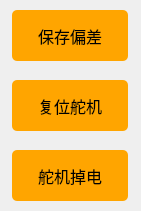
    <widget class="QWidget" name="widget_2" native="true">
     <property name="geometry">
      <rect>
       <x>555</x>
       <y>360</y>
       <width>141</width>
       <height>211</height>
      </rect>
     </property>
     <property name="minimumSize">
      <size>
       <width>141</width>
       <height>211</height>
      </size>
     </property>
     <property name="maximumSize">
      <size>
       <width>141</width>
       <height>211</height>
      </size>
     </property>
     <property name="font">
      <font>
       <family>Arial</family>
       <pointsize>11</pointsize>
      </font>
     </property>
     <property name="styleSheet">
      <string notr="true">#widget_2 {border:1px solid #242424;
border-color: rgb(200, 200, 200);}</string>
     </property>
     <widget class="QPushButton" name="Button_DownloadDeviation">
      <property name="geometry">
       <rect>
        <x>12</x>
        <y>10</y>
        <width>116</width>
        <height>51</height>
       </rect>
      </property>
      <property name="minimumSize">
       <size>
        <width>110</width>
        <height>51</height>
       </size>
      </property>
      <property name="font">
       <font>
        <family>黑体</family>
        <pointsize>12</pointsize>
       </font>
      </property>
      <property name="styleSheet">
       <string notr="true">QPushButton{background-color: rgb(255, 165, 0);}
QPushButton:hover{background-color:  rgb(255, 210, 0);}
QPushButton{border-radius:5px;}</string>
      </property>
      <property name="text">
       <string>保存偏差</string>
      </property>
     </widget>
     <widget class="QPushButton" name="Button_ReSetServos">
      <property name="geometry">
       <rect>
        <x>12</x>
        <y>80</y>
        <width>116</width>
        <height>51</height>
       </rect>
      </property>
      <property name="font">
       <font>
        <family>黑体</family>
        <pointsize>12</pointsize>
       </font>
      </property>
      <property name="styleSheet">
       <string notr="true">QPushButton{background-color: rgb(255, 165, 0);}
QPushButton:hover{background-color:  rgb(255, 210, 0);}
QPushButton{border-radius:5px;}</string>
      </property>
      <property name="text">
       <string>复位舵机</string>
      </property>
     </widget>
     <widget class="QPushButton" name="Button_ServoPowerDown">
      <property name="geometry">
       <rect>
        <x>12</x>
        <y>150</y>
        <width>116</width>
        <height>51</height>
       </rect>
      </property>
      <property name="font">
       <font>
        <family>黑体</family>
        <pointsize>12</pointsize>
       </font>
      </property>
      <property name="styleSheet">
       <string notr="true">QPushButton{background-color: rgb(255, 165, 0);}
QPushButton:hover{background-color:  rgb(255, 210, 0);}
QPushButton{border-radius:5px;}</string>
      </property>
      <property name="text">
       <string>舵机掉电</string>
      </property>
     </widget>
    </widget>
